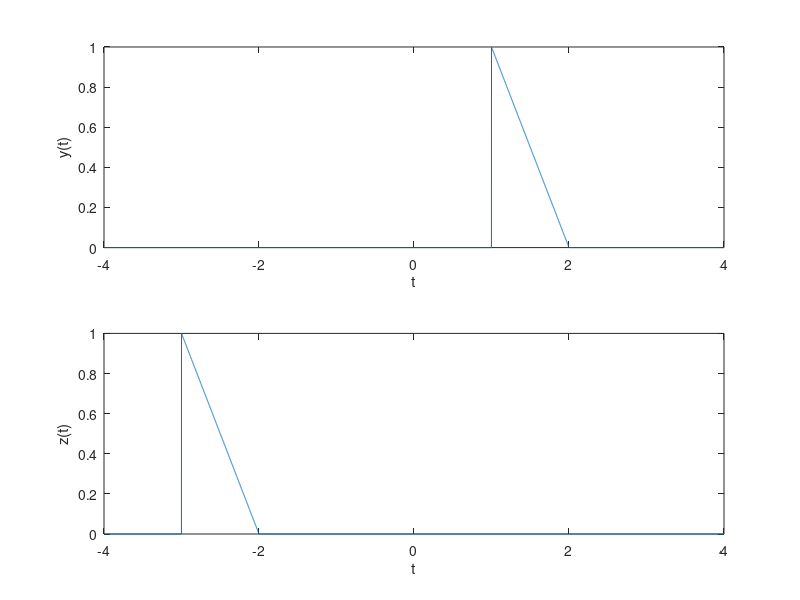

This chart was generated by the following MATLAB code:
t = [-4:0.001:4];
x = @(t) t.*(t>=0 & t<=1);
v = @(t) x(-t);
y = @(t) v(t-2);
w = @(t) x(t-2);
z = @(t) w(-t);
subplot(211);plot(t,y(t));
xlabel('t');
ylabel('y(t)');
subplot(212);plot(t,z(t));
xlabel('t');
ylabel('z(t)');